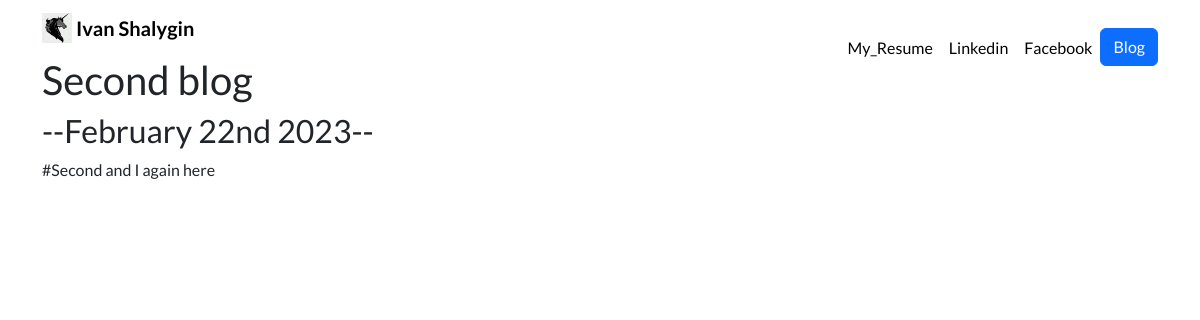
The app's page /blog/2/ with its own data.
### blog/models.py (models this page shows, shortened)
class Blog(models.Model):
    title = models.CharField(max_length=200)
    data_post = models.DateField()
    discripton = models.TextField()

### blog/views.py (the view)
# urls.py: path('<int:blog_id>/', views.detail, name='detail'),
def detail(request, blog_id):
    blog = get_object_or_404(Blog, pk=blog_id)
    return render(request, 'blog/detail.html', {'blog': blog})

### blog/templates/blog/detail.html
{% extends 'portfolio/base.html' %}
{% block content %}
    <h1>{{ blog.title }}</h1>
    <h2>--{{ blog.data_post|date:'F jS Y' }}--</h2>
    {{ blog.discripton|safe }}
{% endblock %}

### portfolio/static/portfolio/custom.css (style rules this page uses)
body { font-family: 'Lato', sans-serif; }

### records on screen
Blog: title "Second blog", data_post "February 22nd 2023", discripton "#Second and I again here"
